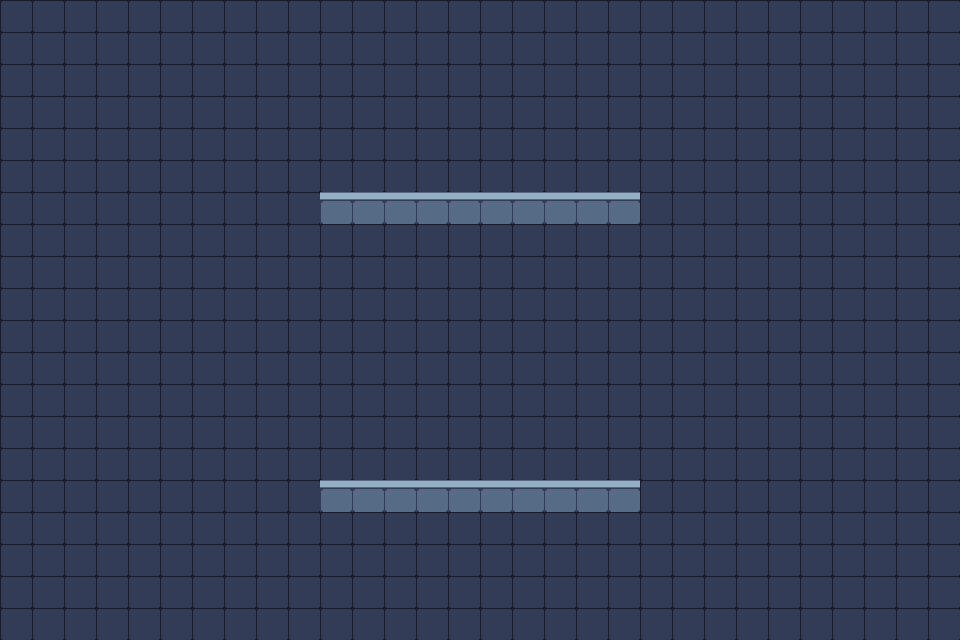

A level layout from a 2D game, rendered from its tile map. Below: a short description, then the map file with its tile-grid data intact:
An orthogonal 30x20 tile map with 32x32 px tiles, 1 tile layer (Tile Layer 1).

<map version="1.10" tiledversion="1.12.2" orientation="orthogonal" renderorder="right-down" width="30" height="20" tilewidth="32" tileheight="32" infinite="0" nextlayerid="2" nextobjectid="1">
 <tileset firstgid="1" name="thisllworkactually" tilewidth="32" tileheight="32" tilecount="851" columns="37">
  <image source="Tech Dungeon Roguelite - Asset Pack (DEMO)/tileset x1.png" width="1184" height="736" />
 </tileset>
 <layer id="1" name="Tile Layer 1" width="30" height="20">
  <data encoding="csv">
72,72,72,72,72,72,72,72,72,72,72,72,72,72,72,72,72,72,72,72,72,72,72,72,72,72,72,72,72,72,
72,72,72,72,72,72,72,72,72,72,72,72,72,72,72,72,72,72,72,72,72,72,72,72,72,72,72,72,72,72,
72,72,72,72,72,72,72,72,72,72,72,72,72,72,72,72,72,72,72,72,72,72,72,72,72,72,72,72,72,72,
72,72,72,72,72,72,72,72,72,72,72,72,72,72,72,72,72,72,72,72,72,72,72,72,72,72,72,72,72,72,
72,72,72,72,72,72,72,72,72,72,72,72,72,72,72,72,72,72,72,72,72,72,72,72,72,72,72,72,72,72,
72,72,72,72,72,72,72,72,72,72,72,72,72,72,72,72,72,72,72,72,72,72,72,72,72,72,72,72,72,72,
72,72,72,72,72,72,72,72,72,72,6,6,6,6,6,6,6,6,6,6,72,72,72,72,72,72,72,72,72,72,
72,72,72,72,72,72,72,72,72,72,72,72,72,72,72,72,72,72,72,72,72,72,72,72,72,72,72,72,72,72,
72,72,72,72,72,72,72,72,72,72,72,72,72,72,72,72,72,72,72,72,72,72,72,72,72,72,72,72,72,72,
72,72,72,72,72,72,72,72,72,72,72,72,72,72,72,72,72,72,72,72,72,72,72,72,72,72,72,72,72,72,
72,72,72,72,72,72,72,72,72,72,72,72,72,72,72,72,72,72,72,72,72,72,72,72,72,72,72,72,72,72,
72,72,72,72,72,72,72,72,72,72,72,72,72,72,72,72,72,72,72,72,72,72,72,72,72,72,72,72,72,72,
72,72,72,72,72,72,72,72,72,72,72,72,72,72,72,72,72,72,72,72,72,72,72,72,72,72,72,72,72,72,
72,72,72,72,72,72,72,72,72,72,72,72,72,72,72,72,72,72,72,72,72,72,72,72,72,72,72,72,72,72,
72,72,72,72,72,72,72,72,72,72,72,72,72,72,72,72,72,72,72,72,72,72,72,72,72,72,72,72,72,72,
72,72,72,72,72,72,72,72,72,72,376,376,376,376,376,376,376,376,376,376,72,72,72,72,72,72,72,72,72,72,
72,72,72,72,72,72,72,72,72,72,72,72,72,72,72,72,72,72,72,72,72,72,72,72,72,72,72,72,72,72,
72,72,72,72,72,72,72,72,72,72,72,72,72,72,72,72,72,72,72,72,72,72,72,72,72,72,72,72,72,72,
72,72,72,72,72,72,72,72,72,72,72,72,72,72,72,72,72,72,72,72,72,72,72,72,72,72,72,72,72,72,
72,72,72,72,72,72,72,72,72,72,72,72,72,72,72,72,72,72,72,72,72,72,72,72,72,72,72,72,72,72
</data>
 </layer>
</map>
